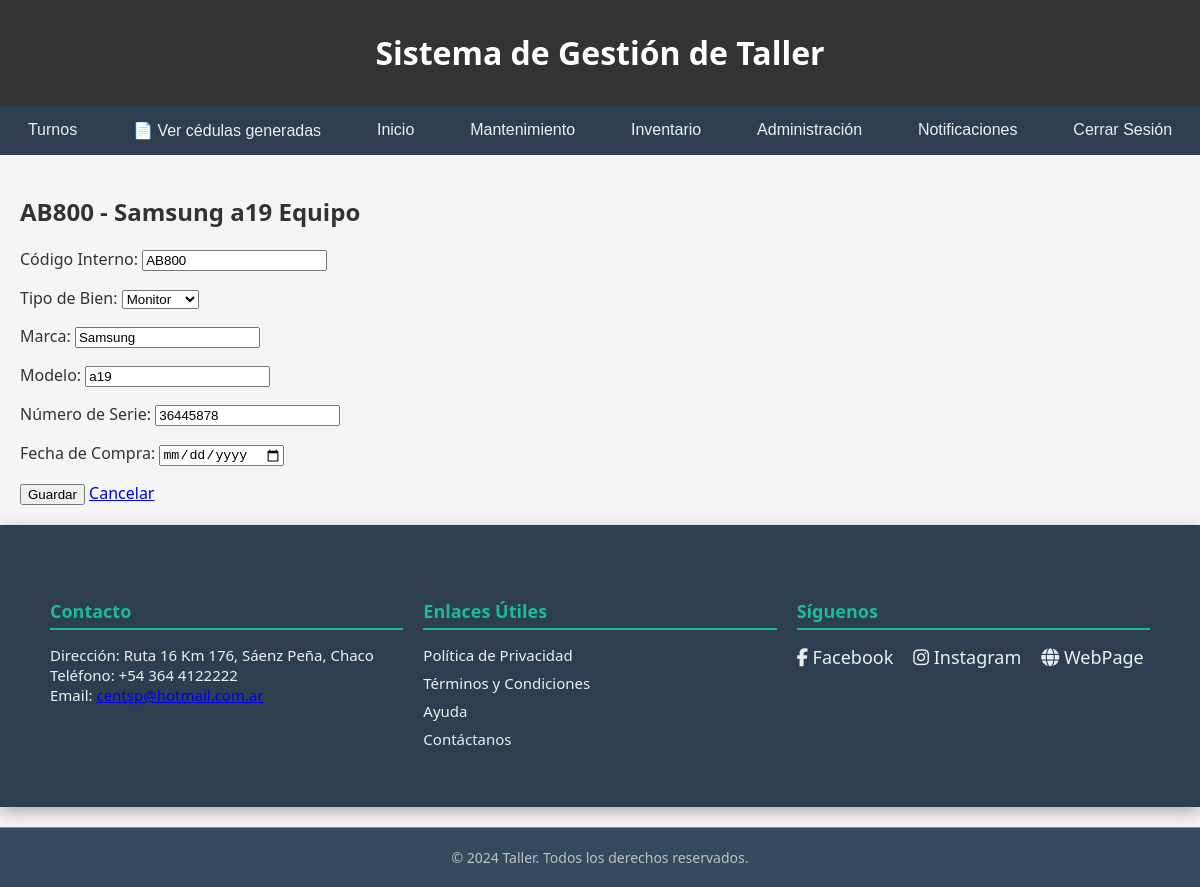
Page /inventario/1/editar/ (signed in) on the committed database.
### apps/inventario/models.py (models this page shows, shortened)
class Equipo(models.Model):
    tipo_bien = models.ForeignKey(TipoBien, on_delete=models.CASCADE, related_name='equipos')
    codigo_interno = models.CharField(max_length=10, unique=True, blank=True)
    marca = models.CharField(max_length=100)
    modelo = models.CharField(max_length=100)
    numero_serie = models.CharField(max_length=100)
    fecha_compra = models.DateField()
    activo = models.BooleanField(default=True)
    def __str__(self):
        return f"{self.codigo_interno} - {self.marca} {self.modelo}"

### apps/inventario/views.py (the view)
# urls.py: path('<int:pk>/editar/', views.editar_equipo, name='editar_equipo'),
@login_required
@user_passes_test(es_administrador)
def editar_equipo(request, pk):
    equipo = get_object_or_404(Equipo, pk=pk)
    if request.method == 'POST':
        form = EquipoForm(request.POST, instance=equipo)
        if form.is_valid():
            form.save()
            messages.success(request, "Equipo actualizado exitosamente.")
            return redirect('inventario:lista_equipos')
    else:
        form = EquipoForm(instance=equipo)
    return render(request, 'inventario/editar_equipo.html', {'form': form, 'equipo': equipo})

### apps/inventario/forms.py
class EquipoForm(forms.ModelForm):
    class Meta:
        model = Equipo
        fields = ['codigo_interno', 'tipo_bien', 'marca', 'modelo', 'numero_serie', 'fecha_compra']
        labels = {
            'codigo_interno': 'Código Interno',
            'tipo_bien': 'Tipo de Bien',
            'marca': 'Marca',
            'modelo': 'Modelo',
            'numero_serie': 'Número de Serie',
            'fecha_compra': 'Fecha de Compra',
        }
        widgets = {
            'codigo_interno': forms.TextInput(attrs={'readonly': 'readonly'}),  # Campo de solo lectura
            'fecha_compra': forms.DateInput(attrs={'type': 'date'}),  # Selector de fecha en el calendario
        }

### apps/inventario/models.py (called while the page is built)
    def __str__(self):
        return self.nombre

### apps/inventario/views.py (called while the page is built)
def es_administrador(user):
    return user.is_superuser

### apps/inventario/templates/inventario/editar_equipo.html (shortened to what this page needs)
{% extends "base.html" %}
{% block content %}
<h2>{{ equipo|default:"Registrar" }} Equipo</h2>
<form method="post">
    {{ form.as_p }}
    <button type="submit" class="btn btn-success">Guardar</button>
    <a href="{% url 'inventario:lista_equipos' %}" class="btn btn-secondary">Cancelar</a>
</form>
{% endblock %}

### taller/static/css/styles.css (style rules this page uses)
body { font-family: 'Segoe UI', Tahoma, Geneva, Verdana, sans-serif; background-color: #f5f5f5; color: #333; margin: 0; padding: 0; }

### rows in the picture
Equipo: codigo_interno+marca+modelo "AB800 - Samsung a19", codigo_interno "AB800", tipo_bien "Monitor", marca "Samsung", modelo "a19", numero_serie "36445878"
